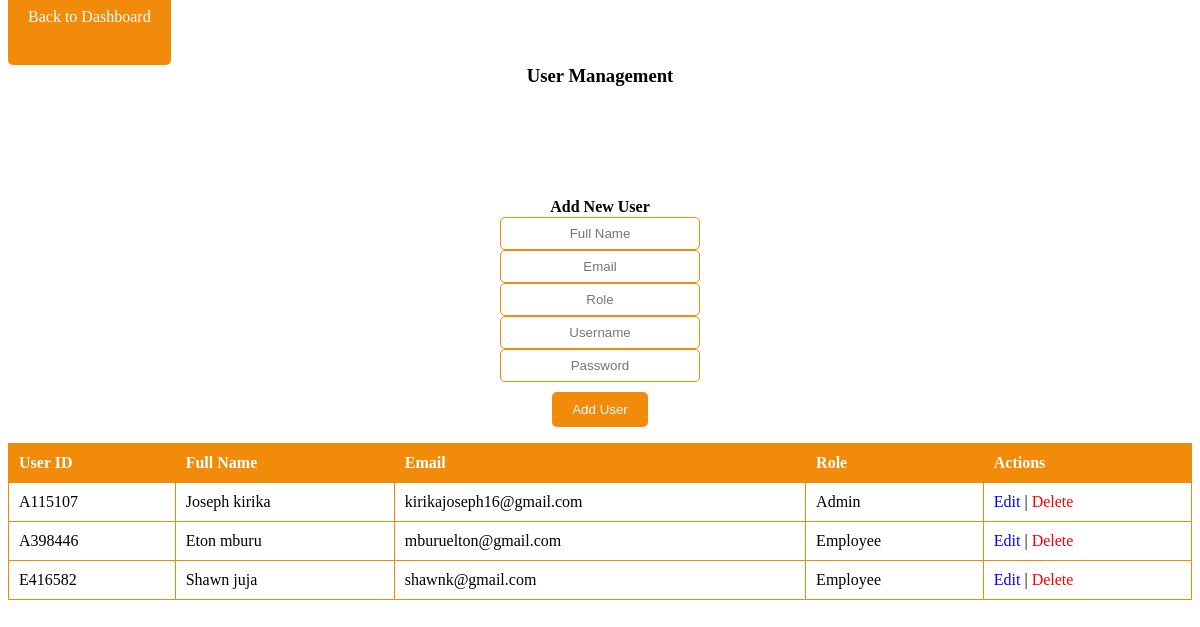
/PROJECTLIGHT/auser_management.php, run on the app's committed database.
### tables this page shows
CREATE TABLE `users` (
  `USER_ID` varchar(20) NOT NULL,
  `FULL_NAME` varchar(100) NOT NULL,
  `USER_NAME` varchar(50) NOT NULL,
  `EMAIL` varchar(100) NOT NULL,
  `CONTACT` varchar(15) NOT NULL,
  `PASSWORD` varchar(255) NOT NULL,
  `ROLE` enum('Admin','Employee') NOT NULL,
  `CREATED_AT` timestamp NOT NULL DEFAULT current_timestamp()
);

### PROJECTLIGHT/auser_management.php (the view, shortened to what this page needs)
<?php
$servername = "localhost";
$dbname = "PROJECTLIGHT";
$dbusername = "root";
$dbpassword = "";
$conn = new mysqli($servername, $dbusername, $dbpassword, $dbname);
$full_name = '';
$email = '';
$role = '';
$username = '';
?>
<a class="bbtn" href="./admin.php">Back to Dashboard</a>
<h3>User Management</h3>
<form id="userForm" method="post">
    <h4>Add New User</h4>
    <div class="form-row">
        <input type="text" placeholder="Full Name" name="full_name" value="<?php echo htmlspecialchars($full_name); ?>" required>
    </div>
    <div class="form-row">
        <input type="email" placeholder="Email" name="email" value="<?php echo htmlspecialchars($email); ?>" required>
    </div>
    <div class="form-row">
        <input type="text" placeholder="Role" name="role" value="<?php echo htmlspecialchars($role); ?>" required>
    </div>
    <div class="form-row">
        <input type="text" placeholder="Username" name="username" value="<?php echo htmlspecialchars($username); ?>" required>
    </div>
    <div class="form-row">
        <input type="password" placeholder="Password" name="password" required>
    </div>
    <button type="submit" name="add_user">Add User</button>
</form>
<table>
    <tr><th>User ID</th><th>Full Name</th><th>Email</th><th>Role</th><th>Actions</th></tr>
    <?php
    $result = $conn->query("SELECT * FROM users");
    while($row = $result->fetch_assoc()) {
        echo "<tr>
            <td>{$row['USER_ID']}</td>
            <td>{$row['FULL_NAME']}</td>
            <td>{$row['EMAIL']}</td>
            <td>{$row['ROLE']}</td>
           <td>
    <a href='aedituser.php?id={$row['USER_ID']}' style='color: blue;'>Edit</a> |
   <a href='adelete.php?delete_id={$row['USER_ID']}' style='color: red;''>Delete</a>
</td>
        </tr>";
    }
    ?>
</table>

### PROJECTLIGHT/auser_management.php (style rules this page uses)
h3, h4 { color: black; text-align: center; position: relative; top: 20px; }
table { width: 100%; border-collapse: collapse; margin-bottom: 20px; }
th, td { padding: 10px; text-align: left; border: 1px solid #f28a0a; }
th { background-color: #f28a0a; color: white; }
a { text-decoration: none; }
form { display: flex; flex-direction: column; align-items: center; margin-top: 90px; }
.form-row { flex: 1; margin: 0 10px; }
input[type="text"], input[type="email"], input[type="password"] { padding: 8px; border: 1px solid #f28a0a; border-radius: 5px; outline: none; display: flex; transition: border-color 0.3s; width: 200px; }
button { background-color: #f28a0a; color: white; padding: 10px 20px; border: none; border-radius: 5px; cursor: pointer; transition: background-color 0.3s; margin-top: 10px; }
::placeholder { text-align: center; }
.bbtn { background-color: #f28a0a; color: white; padding: 40px 20px; border: none; border-radius: 5px; cursor: pointer; transition: background-color 0.3s; margin-top: 650px; }

### data on the page
users: USER_ID "A115107", FULL_NAME "Joseph kirika", EMAIL "kirikajoseph16@gmail.com", ROLE "Admin"
users: USER_ID "A398446", FULL_NAME "Eton mburu", EMAIL "mburuelton@gmail.com", ROLE "Employee"
users: USER_ID "E416582", FULL_NAME "Shawn juja", EMAIL "shawnk@gmail.com", ROLE "Employee"
